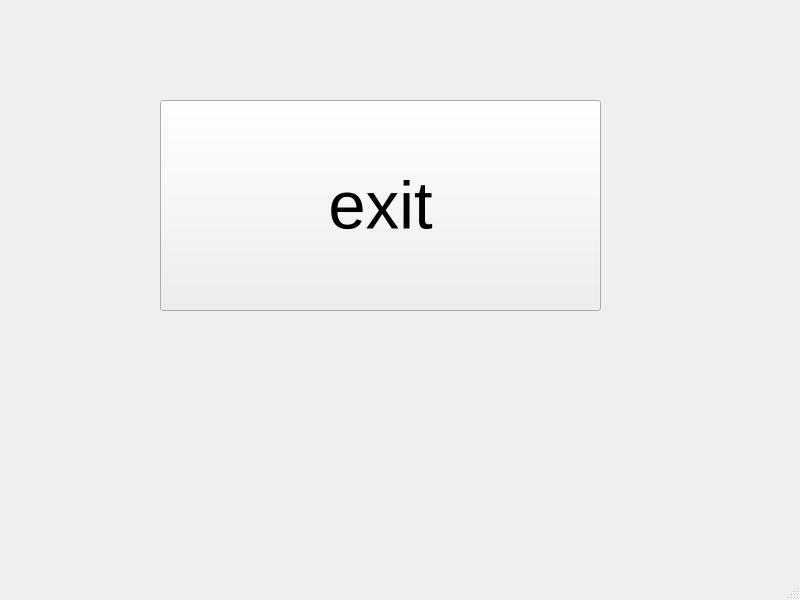
<?xml version="1.0" encoding="UTF-8"?>
<ui version="4.0">
 <class>MainWindow</class>
 <widget class="QMainWindow" name="MainWindow">
  <property name="geometry">
   <rect>
    <x>0</x>
    <y>0</y>
    <width>800</width>
    <height>600</height>
   </rect>
  </property>
  <property name="windowTitle">
   <string>MainWindow</string>
  </property>
  <widget class="QWidget" name="centralwidget">
   <widget class="QPushButton" name="pushButton">
    <property name="geometry">
     <rect>
      <x>160</x>
      <y>100</y>
      <width>441</width>
      <height>211</height>
     </rect>
    </property>
    <property name="font">
     <font>
      <pointsize>50</pointsize>
     </font>
    </property>
    <property name="text">
     <string>exit</string>
    </property>
   </widget>
  </widget>
  <widget class="QMenuBar" name="menubar">
   <property name="geometry">
    <rect>
     <x>0</x>
     <y>0</y>
     <width>800</width>
     <height>21</height>
    </rect>
   </property>
  </widget>
  <widget class="QStatusBar" name="statusbar"/>
 </widget>
 <resources/>
 <connections/>
</ui>
